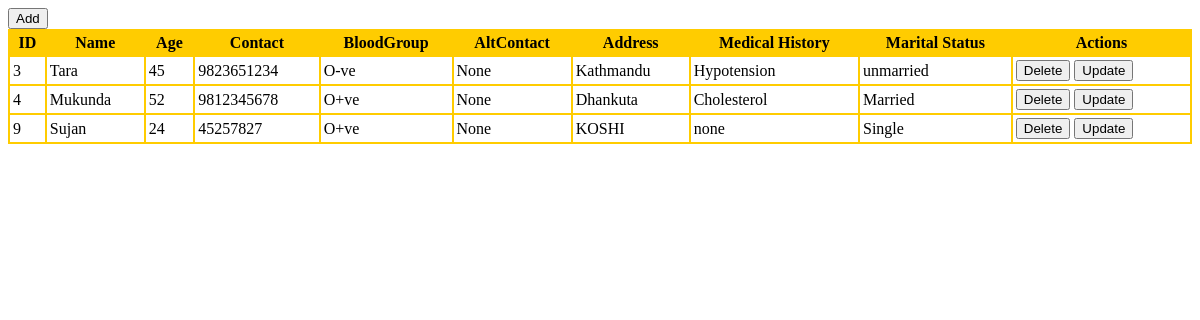
The page / on the database its author committed.
### app/models.py (models this page shows, shortened)
class donerModel(models.Model):
    Name= models.CharField(max_length = 100)
    bloodgroupchoices = [
        ('O+ve','O+ve'),
        ('O-ve','O-ve'),
        ('AB+ve','AB+ve'),
    ]
    bloodgroup = models.CharField(choices = bloodgroupchoices, max_length=5)
    Age=models.IntegerField()
    Contact=models.CharField(max_length=15)
    AltContact=models.CharField(max_length=15,blank=True,null=True)
    Address=models.CharField(max_length=200)
    premedhis=models.CharField(max_length=300)
    maritalstatuschoices=[
        ('Single','Single'),
        ('Married','Married',)
    ]
    maritalstatus = models.CharField(choices = maritalstatuschoices, max_length=20,default = 'unmarried')

### app/views.py (the view)
# urls.py: path('',views.homepage,name='homepage'),
def homepage(request):
    model = donerModel.objects.all()
    return render(request,'index.html',{'model':model})

### templates/index.html (shortened to what this page needs)
<table class="GeneratedTable">
  <thead>
    <tr>
      <th>ID</th>
      <th>Name</th>
      <th>Age</th>
      <th>Contact</th>
      <th>BloodGroup</th>
      <th>AltContact</th>
      <th>Address</th>
      <th>Medical History</th>
      <th>Marital Status</th>
      <th>Actions</th>
    </tr>
  </thead>
  <tbody>
    <a href="add/"><button type="button" class="btn btn-danger">Add</button></a>
    {% for doners in model %}
    <tr>
      <td>{{doners.id}}</td>
      <td>{{doners.Name}}</td>
      <td>{{doners.Age}}</td>
      <td>{{doners.Contact}}</td>
      <td>{{doners.bloodgroup}}</td>
      <td>{{doners.AltContact}}</td>
      <td>{{doners.Address}}</td>
      <td>{{doners.premedhis}}</td>
      <td>{{doners.maritalstatus}}</td>
      <td>
        <a href="delete/{{doners.id}}"><button type="button" class="btn btn-danger">Delete</button></a>
        <a href="update/{{doners.id}}"><button type="button" class="btn btn-danger">Update</button></a></td>
    </tr>
    {% endfor %}
  </tbody>
</table>

### templates/index.html (style rules this page uses)
table.GeneratedTable { width: 100%; background-color: #ffffff; border-collapse: collapse; border-width: 2px; border-color: #ffcc00; border-style: solid; color: #000000; }
table.GeneratedTable td, table.GeneratedTable th { border-width: 2px; border-color: #ffcc00; border-style: solid; padding: 3px; }
table.GeneratedTable thead { background-color: #ffcc00; }

### rows shown on the page
donerModel: id "3", Name "Tara", Age "45", Contact "9823651234", bloodgroup "O-ve", AltContact "None", Address "Kathmandu", premedhis "Hypotension", maritalstatus "unmarried"
donerModel: id "4", Name "Mukunda", Age "52", Contact "9812345678", bloodgroup "O+ve", AltContact "None", Address "Dhankuta", premedhis "Cholesterol", maritalstatus "Married"
donerModel: id "9", Name "Sujan", Age "24", Contact "45257827", bloodgroup "O+ve", AltContact "None", Address "KOSHI", premedhis "none", maritalstatus "Single"
